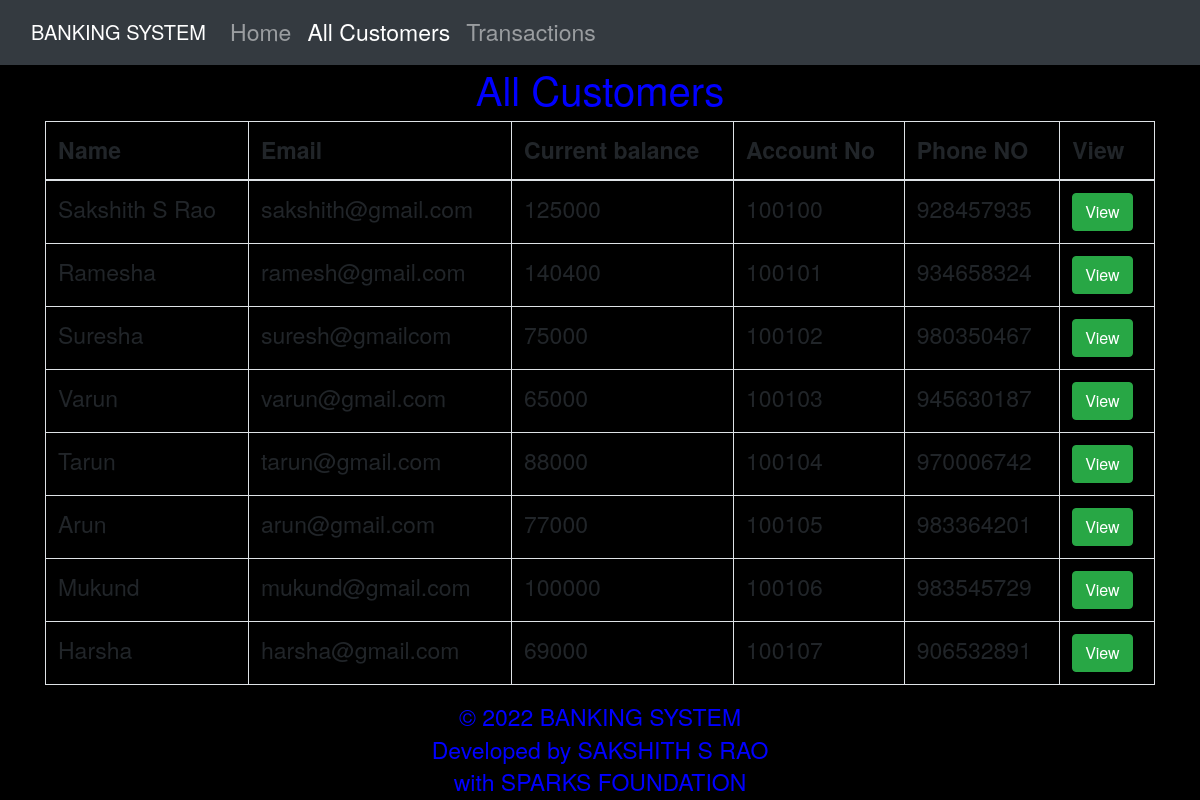
/customer.php, run on the app's committed database.
### tables this page shows
CREATE TABLE `customer` (
  `srno` int(11) NOT NULL,
  `fname` varchar(20) NOT NULL,
  `Email` varchar(20) NOT NULL,
  `Current_Balance` int(11) NOT NULL,
  `Account_no` int(11) NOT NULL,
  `Phone_No` int(11) NOT NULL
);

### customer.php (the view, shortened to what this page needs)
<?php
include "connection.php";
?>
<!DOCTYPE html>
<html lang="en">
<head>
  <link rel="stylesheet" href="https://cdn.jsdelivr.net/npm/bootstrap@4.6.2/dist/css/bootstrap.min.css">
</head>
<body>
  <nav class="navbar navbar-expand-sm bg-dark navbar-dark">
    <div class="container-fluid">
      <a class="navbar-brand" href="index.php">BANKING SYSTEM</a>
      <div class="collapse navbar-collapse" id="navbarNav">
        <ul class="navbar-nav">
          <li class="nav-item">
            <a class="nav-link" aria-current="page" href="index.php">Home</a>
          </li>
          <li class="nav-item active">
            <a class="nav-link" href="customer.php">All Customers</a>
          </li>
          <li class="nav-item">
            <a class="nav-link" href="transaction.php">Transactions</a>
          </li>
        </ul>
      </div>
    </div>
  </nav>
  <h1 class="text-center">All Customers</h1>
  <div class="container">
    <table class="table table-bordered">
      <thead>
        <tr>
          <th>Name</th>
          <th>Email</th>
          <th>Current balance</th>
          <th>Account No</th>
          <th>Phone NO</th>
          <th>View</th>
        </tr>
      </thead>
      <tbody>
        <?php
            $sql="SELECT srno, fname,Email,Current_Balance,Account_no,Phone_No from customer";
              $result=mysqli_query($conn,$sql);
              if(mysqli_num_rows($result)>0){
                while($row=mysqli_fetch_assoc($result)){
                ?>
                    <tr>
                      <td><?php echo $row['fname'];?></td>
                      <td><?php echo $row['Email'];?></td>
                      <td><?php echo $row['Current_Balance'];?></td>
                      <td><?php echo $row['Account_no'];?></td>
                      <td><?php echo $row['Phone_No'];?></td>
                      <td><button type="button" class="btn btn-success btn-xs" data-toggle="modal" data-target="#myModal<?php echo $row['srno'];?>">View</button></td>
                    </tr>
<?php
  }
}
?>
                  </tbody>
                </table>
                <footer style="text-align: center;">&#169; 2022 BANKING SYSTEM<br>Developed by SAKSHITH S RAO <br>with SPARKS FOUNDATION</footer>
</body>
</html>

### customer.php (style rules this page uses)
body { background-color: black; background-image: url("https://img.freepik.com/free-vector/hand-painted-watercolor-pastel-sky-background_23-2148902771.jpg?w=2000"); color:blue; font-family: "Helvetica Neue", Helvetica, Arial, sans-serif; font-size: 23px; line-height: 1.42857143; }

### data on the page
customer: fname "Sakshith S Rao", Email "sakshith@gmail.com", Current_Balance "125000", Account_no "100100", Phone_No "928457935"
customer: fname "Ramesha", Email "ramesh@gmail.com", Current_Balance "140400", Account_no "100101", Phone_No "934658324"
customer: fname "Suresha", Email "suresh@gmailcom", Current_Balance "75000", Account_no "100102", Phone_No "980350467"
customer: fname "Varun", Email "varun@gmail.com", Current_Balance "65000", Account_no "100103", Phone_No "945630187"
customer: fname "Tarun", Email "tarun@gmail.com", Current_Balance "88000", Account_no "100104", Phone_No "970006742"
customer: fname "Arun", Email "arun@gmail.com", Current_Balance "77000", Account_no "100105", Phone_No "983364201"
customer: fname "Mukund", Email "mukund@gmail.com", Current_Balance "100000", Account_no "100106", Phone_No "983545729"
customer: fname "Harsha", Email "harsha@gmail.com", Current_Balance "69000", Account_no "100107", Phone_No "906532891"
